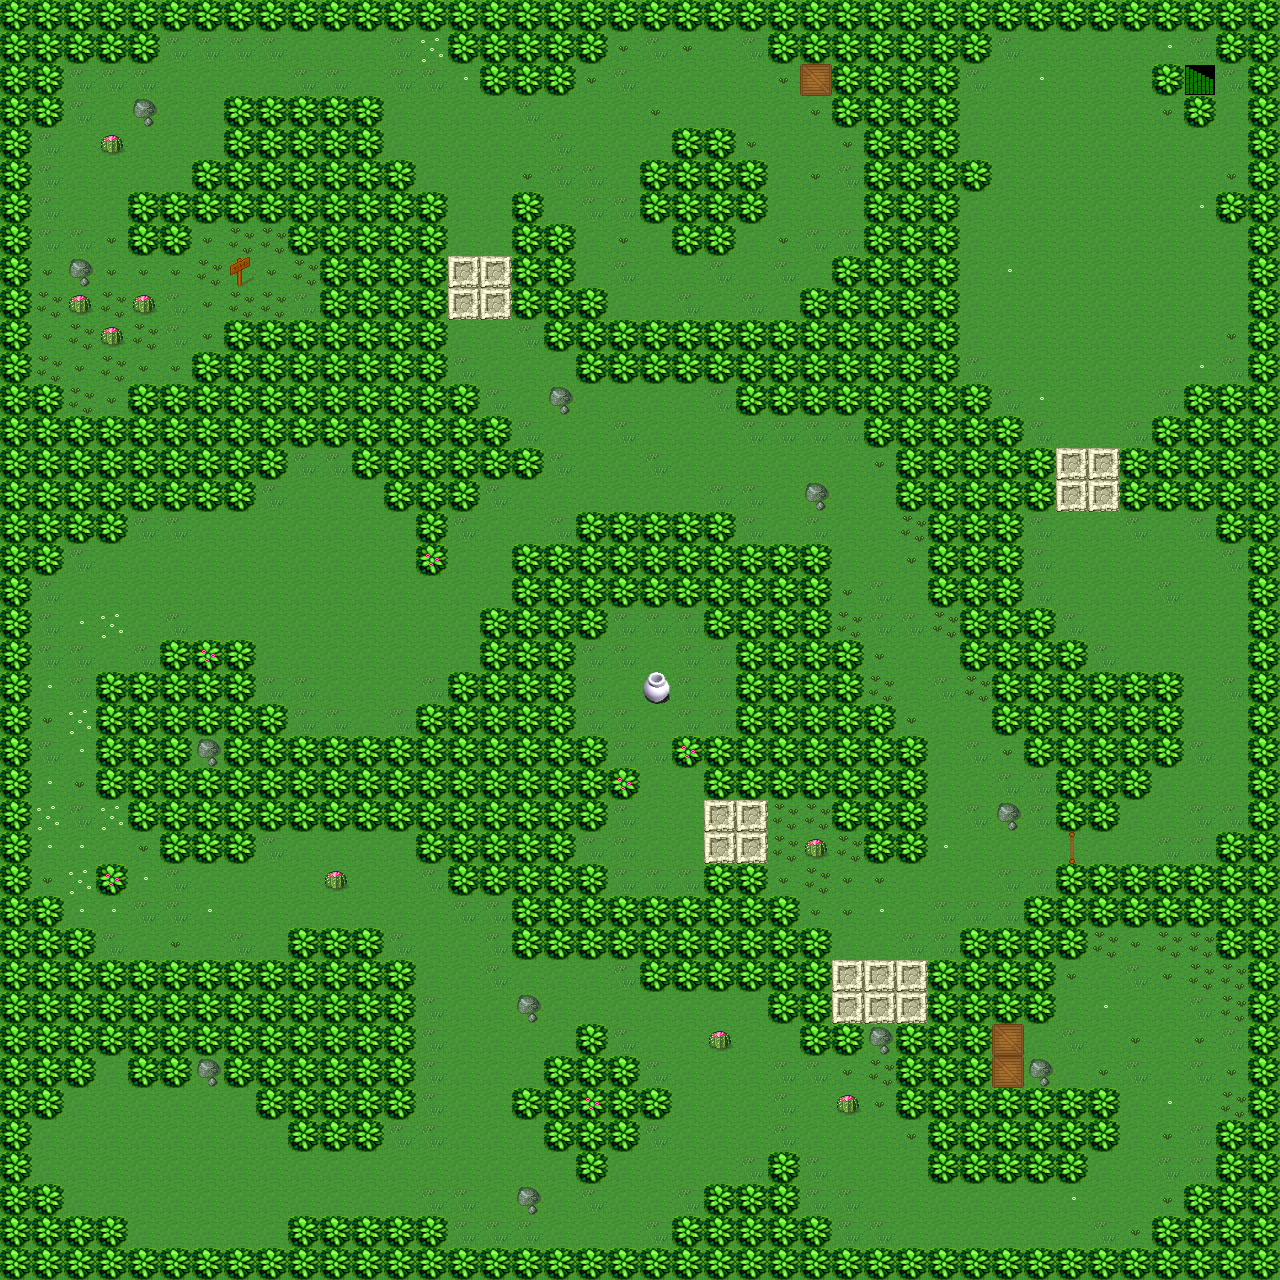

A level layout from a 2D game, rendered from its tile map. Below: a short description, then the map file with tile-grid data replaced by summaries:
An orthogonal 40x40 tile map with 32x32 px tiles, 1 tile layer (Ground).

<map version="1.0" orientation="orthogonal" width="40" height="40" tilewidth="32" tileheight="32">
 <tileset firstgid="1" name="tmx/desert.tsx" tilewidth="32" tileheight="32" spacing="3" margin="2">
  <image source="gfx/desert_tiled.png" width="561" height="561" />
  <tile id="0">
   <properties>
    <property name="tree" value="true" />
    <property name="wall" value="true" />
   </properties>
  </tile>
  <tile id="1">
   <properties>
    <property name="tree" value="true" />
    <property name="wall" value="true" />
   </properties>
  </tile>
  <tile id="25">
   <properties>
    <property name="crate" value="true" />
    <property name="wall" value="true" />
   </properties>
  </tile>
  <tile id="32">
   <properties>
    <property name="bounce" value="true" />
    <property name="stone" value="true" />
   </properties>
  </tile>
  <tile id="33">
   <properties>
    <property name="bounce" value="true" />
    <property name="cactus" value="true" />
   </properties>
  </tile>
  <tile id="49">
   <properties>
    <property name="crate" value="true" />
    <property name="wall" value="true" />
   </properties>
  </tile>
  <tile id="50">
   <properties>
    <property name="door" value="true" />
    <property name="wall" value="true" />
   </properties>
  </tile>
  <tile id="52">
   <properties>
    <property name="brickwall1" value="true" />
    <property name="wall" value="true" />
   </properties>
  </tile>
  <tile id="53">
   <properties>
    <property name="brickwall2" value="true" />
    <property name="wall" value="true" />
   </properties>
  </tile>
  <tile id="54">
   <properties>
    <property name="brickwall3" value="true" />
    <property name="wall" value="true" />
   </properties>
  </tile>
  <tile id="55">
   <properties>
    <property name="brickwall4" value="true" />
   </properties>
  </tile>
  <tile id="82">
   <properties>
    <property name="sign" value="true" />
   </properties>
  </tile>
  <tile id="83">
   <properties>
    <property name="bounce" value="true" />
    <property name="cone1" value="true" />
   </properties>
  </tile>
  <tile id="101">
   <properties>
    <property name="goalcage" value="true" />
    <property name="wall" value="true" />
   </properties>
  </tile>
  <tile id="117">
   <properties>
    <property name="goal" value="true" />
   </properties>
  </tile>
  <tile id="133">
   <properties>
    <property name="goalcage" value="true" />
    <property name="wall" value="true" />
   </properties>
  </tile>
  <tile id="147">
   <properties>
    <property name="bounce" value="true" />
    <property name="cone2" value="true" />
   </properties>
  </tile>
  <tile id="159">
   <properties>
    <property name="goalcage" value="true" />
    <property name="wall" value="true" />
   </properties>
  </tile>
  <tile id="175">
   <properties>
    <property name="goalcage" value="true" />
    <property name="wall" value="true" />
   </properties>
  </tile>
  <tile id="191">
   <properties>
    <property name="goalcage" value="true" />
    <property name="wall" value="true" />
   </properties>
  </tile>
 </tileset>
 <layer name="Ground" width="40" height="40">
  <data>[1600 cells, 1600 non-empty, 20 distinct tile ids]</data>
 </layer>
</map>
